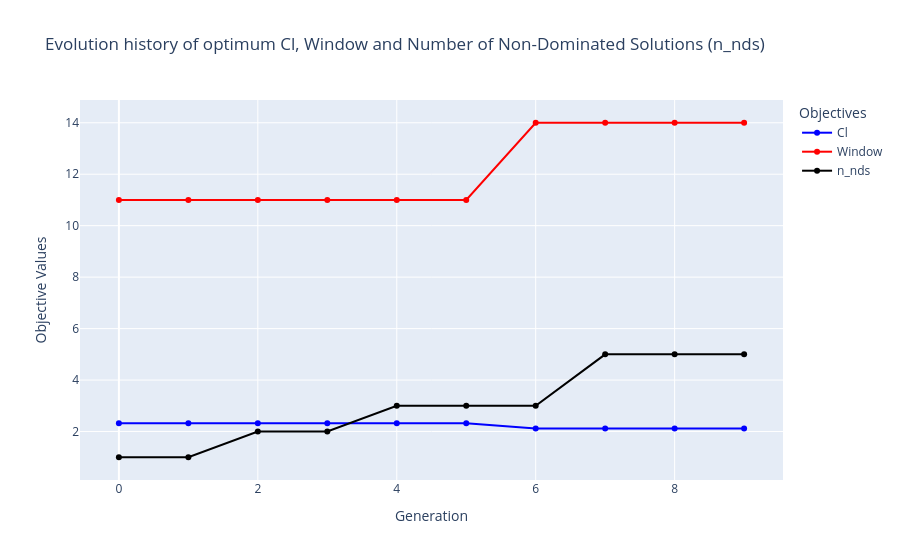

The code cell stored with this chart in its notebook:
### Markdown cell above
Convergence Analysis plots

### Code cell
# Extract optimum of each generation
# Remember again F_hist is raw normalized values
F_hist = [e.opt.get("F")[0] for e in res.history]

# Extract convergence history
cl_hist = [-F_hist[0] * base_Cl for F_hist in F_hist] 
window_hist = [-F_hist[1] * base_window for F_hist in F_hist]
n_nds_his = res.algorithm.callback.data["n_nds"]

fig = go.Figure()

fig.add_trace(go.Scatter(x=np.arange(len(F_hist)), y=cl_hist, mode='lines+markers', 
                         name='Cl', line=dict(color='blue', width=2)))

fig.add_trace(go.Scatter(x=np.arange(len(F_hist)), y=window_hist, mode='lines+markers', 
                         name='Window (deg)', line=dict(color='red', width=2)))

fig.add_trace(go.Scatter(x=np.arange(len(F_hist)), y=n_nds_his, mode='lines+markers', 
                         name='n_nds', line=dict(color='black', width=2)))


fig.update_layout(title='Evolution history of optimum Cl, Window and Number of Non-Dominated Solutions (n_nds)',
                  xaxis_title='Generation',
                  yaxis_title='Objective Values',
                  legend_title='Objectives',
                  template='plotly')

fig.show()

### Figure 1 — Plotly figure (JSON) as saved in the notebook; plotly's stock layout.template omitted (floating-point values rounded to 4 significant figures)
{"data": [{"line": {"color": "blue", "width": 2}, "mode": "lines+markers", "name": "Cl", "type": "scatter", "x": [0, 1, 2, 3, 4, 5, 6, 7, 8, 9], "y": [2.324, 2.324, 2.324, 2.324, 2.324, 2.324, 2.121, 2.121, 2.121, 2.121]}, {"line": {"color": "red", "width": 2}, "mode": "lines+markers", "name": "Window", "type": "scatter", "x": [0, 1, 2, 3, 4, 5, 6, 7, 8, 9], "y": [11, 11, 11, 11, 11, 11, 14, 14, 14, 14]}, {"line": {"color": "black", "width": 2}, "mode": "lines+markers", "name": "n_nds", "type": "scatter", "x": [0, 1, 2, 3, 4, 5, 6, 7, 8, 9], "y": [1, 1, 2, 2, 3, 3, 3, 5, 5, 5]}], "layout": {"legend": {"title": {"text": "Objectives"}}, "title": {"text": "Evolution history of optimum Cl, Window and Number of Non-Dominated Solutions (n_nds)"}, "xaxis": {"title": {"text": "Generation"}}, "yaxis": {"title": {"text": "Objective Values"}}}}
